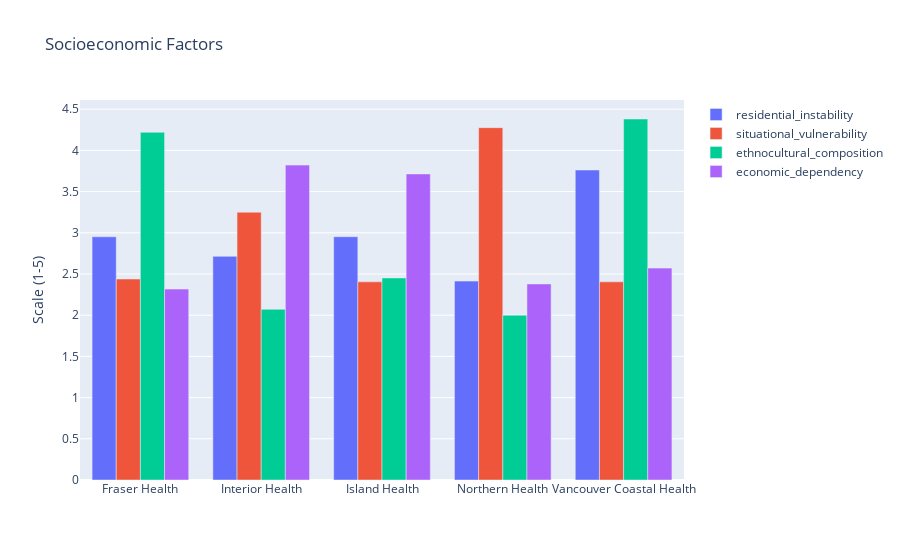

The notebook cell saved with this chart:
### Code cell
from plotly import graph_objects as go
fig2 = go.Figure(
    data=[
        go.Bar(
            name='residential_instability',
            x= merged2['hsa'],
            y= merged2['residential_instability'],
            offsetgroup=0,
        ),
        go.Bar(
            name='situational_vulnerability',
            x=merged2['hsa'],
            y= merged2['situational_vulnerability'],
            offsetgroup=1,
        ),
        go.Bar(
            name='ethnocultural_composition',
            x=merged2['hsa'],
            y= merged2['ethnocultural_composition'],
            offsetgroup=2,
        ),
        go.Bar(
            name='economic_dependency',
            x=merged2['hsa'],
            y= merged2['economic_dependency'],
            offsetgroup=3,
        ),
    ],
    layout=go.Layout(
        title='Socioeconomic Factors',
        yaxis_title="Scale (1-5)"
    )
)
fig2.show()

### Figure 1 — Plotly figure (JSON) as saved in the notebook; plotly's stock layout.template omitted (floating-point values rounded to 4 significant figures)
{"data": [{"name": "residential_instability", "offsetgroup": "0", "type": "bar", "x": ["Fraser Health", "Interior Health", "Island Health", "Northern Health", "Vancouver Coastal Health"], "y": [2.951, 2.714, 2.952, 2.414, 3.762]}, {"name": "situational_vulnerability", "offsetgroup": "1", "type": "bar", "x": ["Fraser Health", "Interior Health", "Island Health", "Northern Health", "Vancouver Coastal Health"], "y": [2.439, 3.25, 2.405, 4.276, 2.405]}, {"name": "ethnocultural_composition", "offsetgroup": "2", "type": "bar", "x": ["Fraser Health", "Interior Health", "Island Health", "Northern Health", "Vancouver Coastal Health"], "y": [4.22, 2.071, 2.452, 2, 4.381]}, {"name": "economic_dependency", "offsetgroup": "3", "type": "bar", "x": ["Fraser Health", "Interior Health", "Island Health", "Northern Health", "Vancouver Coastal Health"], "y": [2.317, 3.821, 3.714, 2.379, 2.571]}], "layout": {"autosize": true, "title": {"text": "Socioeconomic Factors"}, "xaxis": {"autorange": true, "range": [-0.5, 4.5], "type": "category"}, "yaxis": {"autorange": true, "range": [0, 4.612], "title": {"text": "Scale (1-5)"}, "type": "linear"}}}
